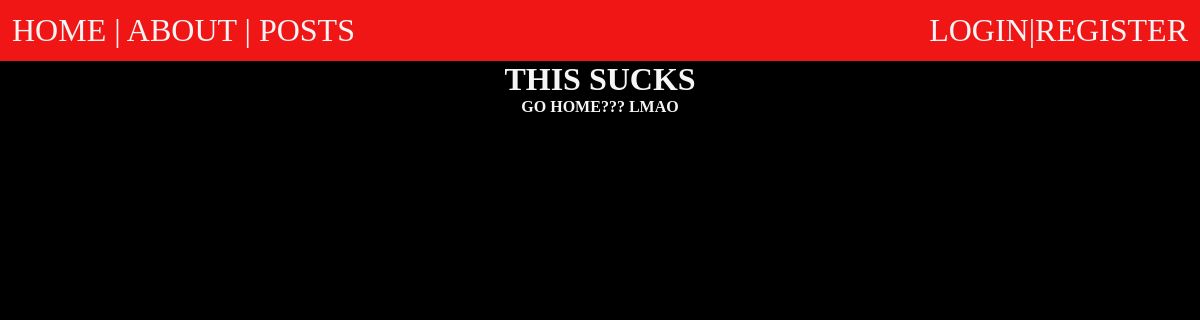
The app's page /topSongs/, older data.
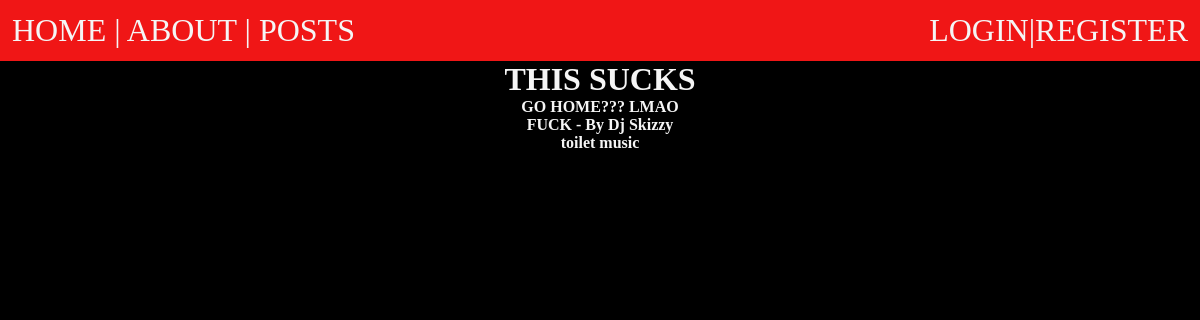
The same page, newer data.
### topSongs/models.py (models this page shows)
class Song(models.Model):
    title = models.CharField(max_length=50)

### topSongs/views.py (the view)
# urls.py: path('', views.topSongsRoot),
def topSongsRoot(request):
    return render(request, 'topSongs/topSongsRoot.html', {"songs": Song.objects.all()})

### topSongs/templates/topSongs/topSongsRoot.html (shortened to what this page needs)
{% extends "layout.html" %}
{% block content%}
    <h1> THIS SUCKS <h1>
    <p> GO HOME??? <a href="/about"> LMAO </a> </p>
    {% for song in songs%}
        <h4> {{song.title}}</h4>
    {% endfor %}
{% endblock %}

Row changes from the older to the newer data that the page shows:
added Song: title "FUCK - By Dj Skizzy"
added Song: title "toilet music"
